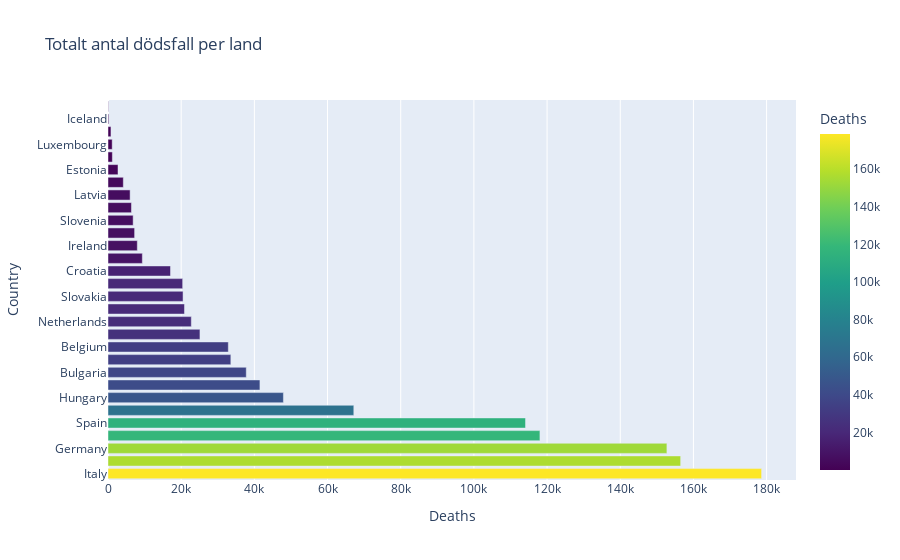

The notebook cell this image was saved under:
### Code cell
"""Create a horizontal bar chart using Plotly Express
 to visualize the total number of deaths per country"""
 
 #Generate a horizontal bar plot using Plotly Express
fig = px.bar(deaths_by_country, x="Deaths", y="Country", orientation="h",
             title="Totalt antal dödsfall per land",
             color="Deaths",
             color_continuous_scale="Viridis") 

# Save the plot as an image            
fig.write_html("Visualiseringar/4A.Totalt antal dödsfall per land.html")

# Display the plot
fig.show()

### Figure 1 — Plotly figure (JSON) as saved in the notebook; plotly's stock layout.template omitted (floating-point values rounded to 4 significant figures)
{"data": [{"alignmentgroup": "True", "hovertemplate": "Deaths=%{marker.color}<br>Country=%{y}<extra></extra>", "legendgroup": "", "marker": {"color": [178633, 156509, 152753, 118050, 114110, 67179, 47938, 41524, 37790, 33574, 32883, 25131, 22771, 20899, 20511, 20407, 17085, 9386, 8010, 7274, 6875, 6407, 6044, 4187, 2739, 1191, 1144, 808, 213, 86], "coloraxis": "coloraxis", "pattern": {"shape": ""}}, "name": "", "offsetgroup": "", "orientation": "h", "showlegend": false, "textposition": "auto", "type": "bar", "x": [178633, 156509, 152753, 118050, 114110, 67179, 47938, 41524, 37790, 33574, 32883, 25131, 22771, 20899, 20511, 20407, 17085, 9386, 8010, 7274, 6875, 6407, 6044, 4187, 2739, 1191, 1144, 808, 213, 86], "xaxis": "x", "y": ["Italy", "France", "Germany", "Poland", "Spain", "Romania", "Hungary", "Czechia", "Bulgaria", "Greece", "Belgium", "Portugal", "Netherlands", "Austria", "Slovakia", "Sweden", "Croatia", "Lithuania", "Ireland", "Denmark", "Slovenia", "Finland", "Latvia", "Norway", "Estonia", "Cyprus", "Luxembourg", "Malta", "Iceland", "Liechtenstein"], "yaxis": "y"}], "layout": {"barmode": "relative", "coloraxis": {"colorbar": {"title": {"text": "Deaths"}}, "colorscale": [[0, "#440154"], [0.1111, "#482878"], [0.2222, "#3e4989"], [0.3333, "#31688e"], [0.4444, "#26828e"], [0.5556, "#1f9e89"], [0.6667, "#35b779"], [0.7778, "#6ece58"], [0.8889, "#b5de2b"], [1, "#fde725"]]}, "legend": {"tracegroupgap": 0}, "title": {"text": "Totalt antal dödsfall per land"}, "xaxis": {"anchor": "y", "domain": [0, 1], "title": {"text": "Deaths"}}, "yaxis": {"anchor": "x", "domain": [0, 1], "title": {"text": "Country"}}}}
